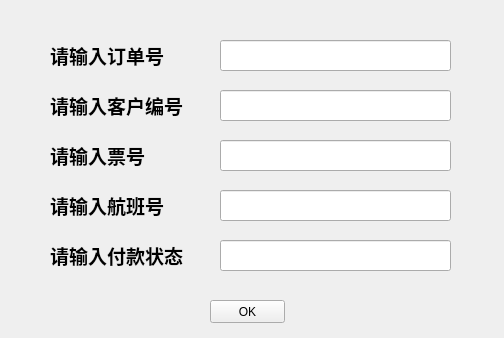
<?xml version="1.0" encoding="UTF-8"?>
<ui version="4.0">
 <class>addOrders</class>
 <widget class="QWidget" name="addOrders">
  <property name="geometry">
   <rect>
    <x>0</x>
    <y>0</y>
    <width>504</width>
    <height>338</height>
   </rect>
  </property>
  <property name="windowTitle">
   <string>添加</string>
  </property>
  <widget class="QLabel" name="label">
   <property name="geometry">
    <rect>
     <x>50</x>
     <y>40</y>
     <width>151</width>
     <height>31</height>
    </rect>
   </property>
   <property name="font">
    <font>
     <family>Agency FB</family>
     <pointsize>14</pointsize>
     <weight>75</weight>
     <bold>true</bold>
    </font>
   </property>
   <property name="text">
    <string>请输入订单号</string>
   </property>
  </widget>
  <widget class="QLineEdit" name="orderid">
   <property name="geometry">
    <rect>
     <x>220</x>
     <y>40</y>
     <width>231</width>
     <height>31</height>
    </rect>
   </property>
  </widget>
  <widget class="QPushButton" name="reok">
   <property name="geometry">
    <rect>
     <x>210</x>
     <y>300</y>
     <width>75</width>
     <height>23</height>
    </rect>
   </property>
   <property name="text">
    <string>OK</string>
   </property>
  </widget>
  <widget class="QLabel" name="label_2">
   <property name="geometry">
    <rect>
     <x>50</x>
     <y>90</y>
     <width>151</width>
     <height>31</height>
    </rect>
   </property>
   <property name="font">
    <font>
     <family>Agency FB</family>
     <pointsize>14</pointsize>
     <weight>75</weight>
     <bold>true</bold>
    </font>
   </property>
   <property name="text">
    <string>请输入客户编号</string>
   </property>
  </widget>
  <widget class="QLineEdit" name="userid">
   <property name="geometry">
    <rect>
     <x>220</x>
     <y>90</y>
     <width>231</width>
     <height>31</height>
    </rect>
   </property>
  </widget>
  <widget class="QLabel" name="label_3">
   <property name="geometry">
    <rect>
     <x>50</x>
     <y>140</y>
     <width>151</width>
     <height>31</height>
    </rect>
   </property>
   <property name="font">
    <font>
     <family>Agency FB</family>
     <pointsize>14</pointsize>
     <weight>75</weight>
     <bold>true</bold>
    </font>
   </property>
   <property name="text">
    <string>请输入票号</string>
   </property>
  </widget>
  <widget class="QLineEdit" name="ticketid">
   <property name="geometry">
    <rect>
     <x>220</x>
     <y>140</y>
     <width>231</width>
     <height>31</height>
    </rect>
   </property>
  </widget>
  <widget class="QLabel" name="label_5">
   <property name="geometry">
    <rect>
     <x>50</x>
     <y>190</y>
     <width>121</width>
     <height>31</height>
    </rect>
   </property>
   <property name="font">
    <font>
     <family>Agency FB</family>
     <pointsize>14</pointsize>
     <weight>75</weight>
     <bold>true</bold>
    </font>
   </property>
   <property name="text">
    <string>请输入航班号</string>
   </property>
  </widget>
  <widget class="QLineEdit" name="flightid">
   <property name="geometry">
    <rect>
     <x>220</x>
     <y>190</y>
     <width>231</width>
     <height>31</height>
    </rect>
   </property>
  </widget>
  <widget class="QLabel" name="label_6">
   <property name="geometry">
    <rect>
     <x>50</x>
     <y>240</y>
     <width>151</width>
     <height>31</height>
    </rect>
   </property>
   <property name="font">
    <font>
     <family>Agency FB</family>
     <pointsize>14</pointsize>
     <weight>75</weight>
     <bold>true</bold>
    </font>
   </property>
   <property name="text">
    <string>请输入付款状态</string>
   </property>
  </widget>
  <widget class="QLineEdit" name="paystate">
   <property name="geometry">
    <rect>
     <x>220</x>
     <y>240</y>
     <width>231</width>
     <height>31</height>
    </rect>
   </property>
  </widget>
 </widget>
 <resources/>
 <connections/>
</ui>
